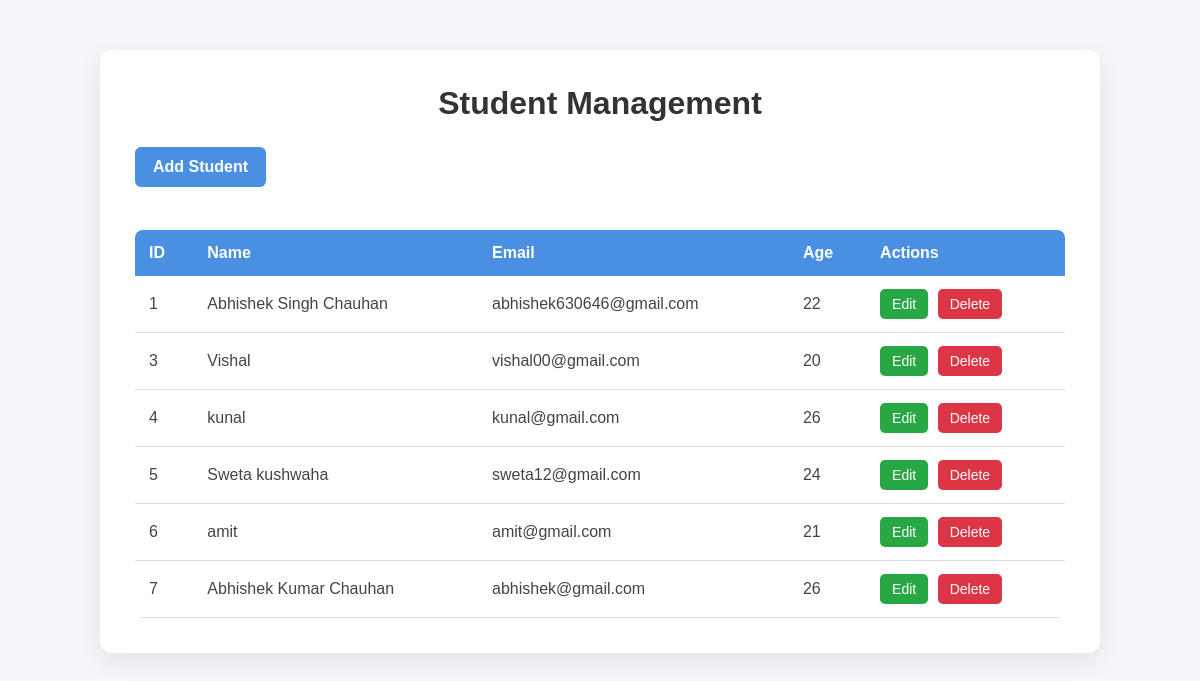
The page / on the database its author committed.
### student/models.py (models this page shows, shortened)
class Student(models.Model):
    name = models.CharField(max_length=100)
    age = models.IntegerField()
    email = models.EmailField(unique=True)

### student/views.py (the view)
# urls.py: path('', views.student_list, name='student_list'),
def student_list(request):
    students = Student.objects.all()
    return render(request, 'student_list.html', {'students': students})

### student/templates/student_list.html (shortened to what this page needs)
<!DOCTYPE html>
<html>
<head>
</head>
<body>
<div class="container">
    <h1>Student Management</h1>
    <a class="add-btn" href="{% url 'student_create' %}">
        Add Student
    </a>
    <br><br>
    <table>
        <tr>
            <th>ID</th>
            <th>Name</th>
            <th>Email</th>
            <th>Age</th>
            <th>Actions</th>
        </tr>
        {% for student in students %}
        <tr>
            <td>{{ student.id }}</td>
            <td>{{ student.name }}</td>
            <td>{{ student.email }}</td>
            <td>{{ student.age }}</td>
            <td>
                <a class="edit-btn"
                   href="{% url 'student_update' student.id %}">
                    Edit
                </a>
                <form
                    method="POST"
                    action="{% url 'student_delete' student.id %}"
                    style="display:inline;"
                >
                    <button class="delete-btn" type="submit">
                        Delete
                    </button>
                </form>
            </td>
        </tr>
        {% empty %}
        <tr>
            <td class="empty-message" colspan="5">
                No students found.
            </td>
        </tr>
        {% endfor %}
    </table>
</div>
</body>
</html>

### student/templates/student_list.html (style rules this page uses)
* { box-sizing: border-box; margin: 0; padding: 0; }
body { font-family: Arial, sans-serif; background: #f4f6f9; min-height: 100vh; padding: 50px 20px; }
.container { max-width: 1000px; margin: auto; background: white; padding: 35px; border-radius: 12px; box-shadow: 0 8px 25px rgba(0, 0, 0, 0.08); }
h1 { text-align: center; color: #333; margin-bottom: 25px; }
.add-btn { display: inline-block; background: #4a90e2; color: white; text-decoration: none; padding: 11px 18px; border-radius: 6px; font-weight: bold; margin-bottom: 25px; transition: 0.3s; }
table { width: 100%; border-collapse: collapse; overflow: hidden; border-radius: 8px; }
th { background: #4a90e2; color: white; padding: 14px; text-align: left; }
td { padding: 13px 14px; border-bottom: 1px solid #ddd; color: #444; }
.edit-btn { display: inline-block; background: #28a745; color: white; text-decoration: none; padding: 7px 12px; border-radius: 5px; font-size: 14px; margin-right: 5px; transition: 0.3s; }
.delete-btn { background: #dc3545; color: white; border: none; padding: 7px 12px; border-radius: 5px; cursor: pointer; font-size: 14px; transition: 0.3s; }

### rows shown on the page
Student: id "1", name "Abhishek Singh Chauhan", email "abhishek630646@gmail.com", age "22"
Student: id "3", name "Vishal", email "vishal00@gmail.com", age "20"
Student: id "4", name "kunal", email "kunal@gmail.com", age "26"
Student: id "5", name "Sweta kushwaha", email "sweta12@gmail.com", age "24"
Student: id "6", name "amit", email "amit@gmail.com", age "21"
Student: id "7", name "Abhishek Kumar Chauhan", email "abhishek@gmail.com", age "26"
